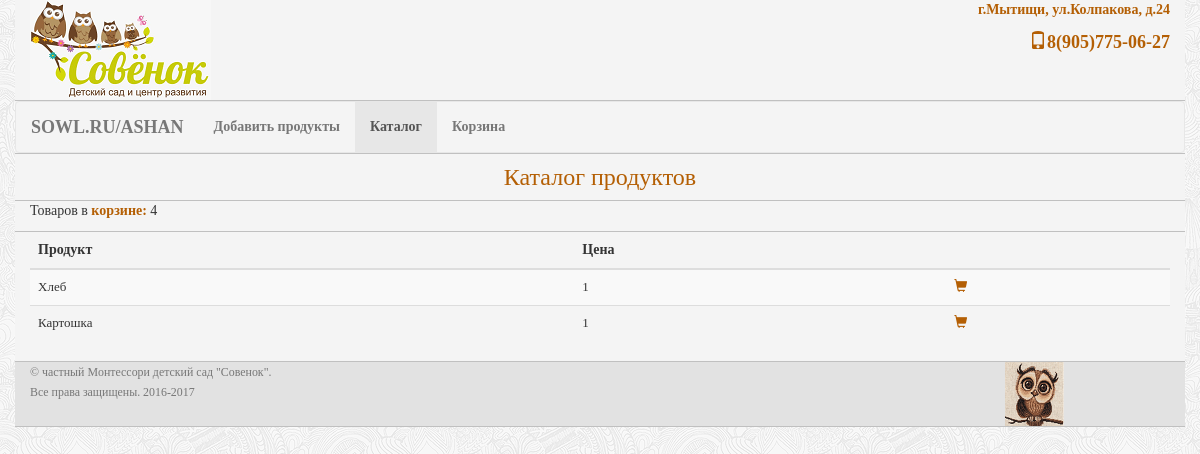
Screenshot of /a/11_catalog_select.php with the database file from the repository.
### tables this page shows
CREATE TABLE IF NOT EXISTS `ashan_catalog` (
  `id_catalog` int(11) NOT NULL,
  `product` varchar(50) NOT NULL DEFAULT '',
  `price` int(11) NOT NULL DEFAULT '0'
);

### a/01_database_connect.php (called while the page is built, shortened)
<?php
$db=mysqli_connect(DB_HOST, DB_LOGIN, DB_PASS, DB_NAME) or die ('Connection error');
$query4count = "SELECT * FROM `ashan_basket`;";
$res=mysqli_query($db, $query4count);
$count = mysqli_num_rows($res);

### a/03_functions.php (called while the page is built, shortened)
<?php
require_once "01_database_connect.php";
function select_query2array($query){
	global $db;
	$result=mysqli_query($db, $query);
	$arr=array();
	while($row=mysqli_fetch_assoc($result)){
		$arr[]=$row;
	}
	return $arr;
}

### a/11_catalog_select.php (the view, shortened to what this page needs)
<?php
	require_once ("03_functions.php");
 	require_once ("04_header.php");
	$query = "SELECT * FROM `ashan_catalog`;";
	$goods=select_query2array($query);
?>
		<div class="row">
			<div class="col-lg-12 col-md-12 col-sm-12 col-xs-12">
				<p>Товаров в <a href="21_basket_select.php">корзине: </a><?= $count; ?></p>
			</div>
		</div>
		<div class="row">
			<div class="col-lg-12 col-md-12 col-sm-12 col-xs-12">
				<table class="table table-striped">
					<thead>
						<tr>
							<th>Продукт</th>
							<th>Цена</th><th></th>
						</tr>
					</thead>
					<tbody>
						<?php  foreach($goods as $item){ ?>
						<tr class="table_row">
							<td><?= $item['product']; ?></td>
							<td><?= $item['price']; ?></td>
							<td><a href="20_basket_insert.php?id=<?= $item['id_catalog']; ?>">
								<span class="glyphicon glyphicon-shopping-cart"></span>
							</a></td>
						</tr>
						<?php } ?>
					</tbody>
				</table>
			</div>
		</div>
<?php require_once("05_footer.php"); ?>

### a/css/style_bem.css (style rules this page uses)
body { font-family: Palatino, "Palatino Lynotype", "Book Antiqua", "Hoefler Text", Georgia, "Lucida Bright", Cambria, Times, "Times New Roman", serif; background: url(../images/bg.png); }
a { color: #B45F04; font-weight: bold; text-decoration: none; }
.row { border-bottom: 1px solid #c0c0c0; }
.table_row { font-size: 13px; }

### rows the page displays
ashan_catalog: product "Хлеб", price "1"
ashan_catalog: product "Картошка", price "1"

### other values shown
$k "Добавить продукты"
$k "Каталог"
$k "Корзина"
$title "Каталог продуктов"
$count "4"
